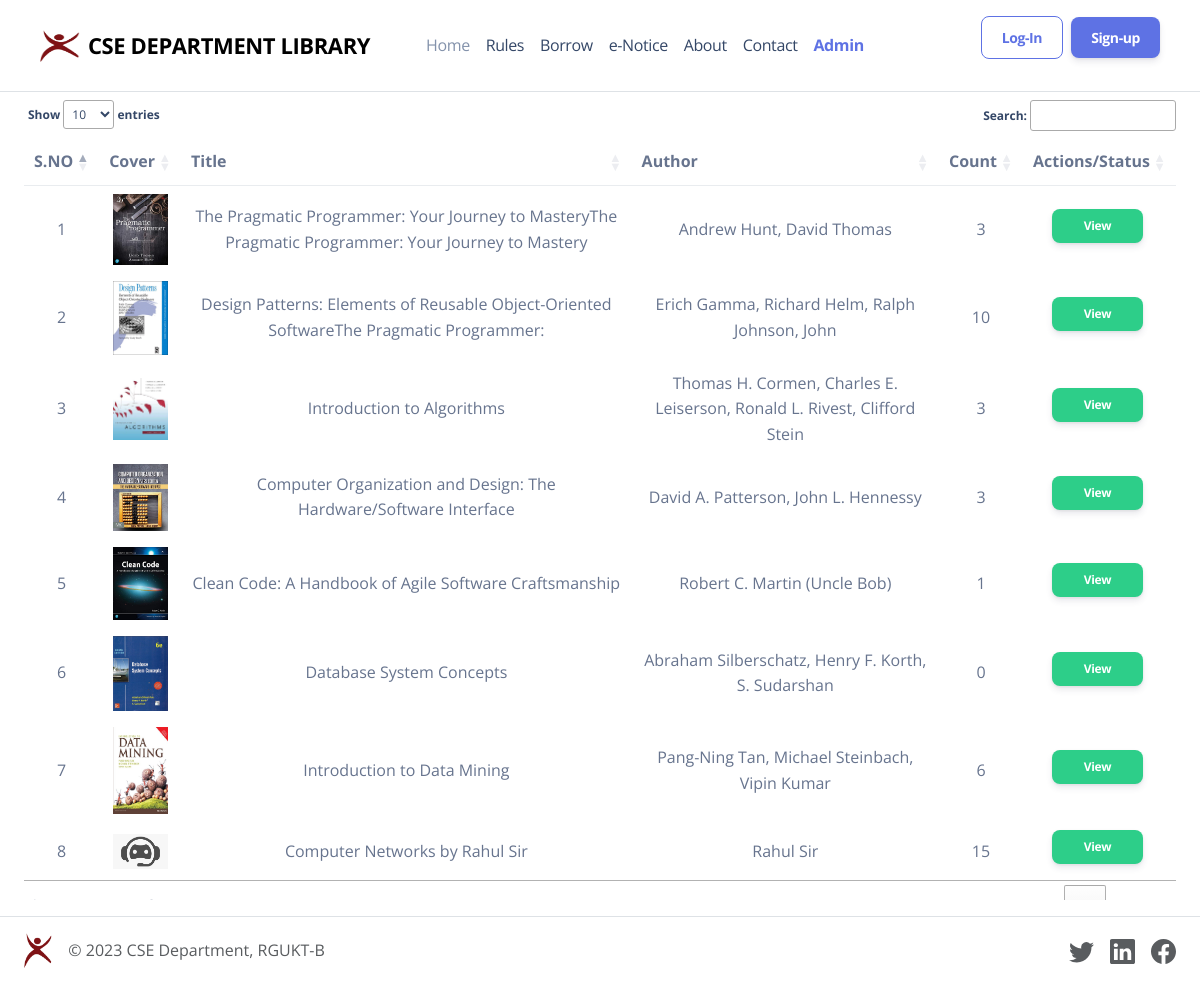
Screenshot of /explore.php with the database file from the repository.
### tables this page shows
CREATE TABLE `books_db` (
  `book_id` int(11) NOT NULL,
  `book_title` text NOT NULL,
  `book_desc` text NOT NULL,
  `book_author` text NOT NULL,
  `book_count` int(11) NOT NULL,
  `dt` datetime NOT NULL DEFAULT current_timestamp()
);

### explore.php (the view, shortened to what this page needs)
<!doctype html>
<html lang="en" id="main">
  <head>
    <link href="https://cdn.jsdelivr.net/npm/bootstrap@5.3.0/dist/css/bootstrap.min.css" rel="stylesheet">
    <link rel="stylesheet" href="//cdn.datatables.net/1.13.4/css/jquery.dataTables.min.css">
  <link href="./admin/assets/css/nucleo-icons.css" rel="stylesheet" />
  <link href="./admin/assets/css/nucleo-svg.css" rel="stylesheet" />
  <link href="./admin/assets/css/nucleo-svg.css" rel="stylesheet" />
  <link id="pagestyle" href="./admin/assets/css/cse-lib.css" rel="stylesheet" />
  </head>
  <body>
    <?php include './components/_header1.php';?>
    <div class="container-fluid table-responsive" style="height:100vh;">
        <table class="table  table-borderless align-items-center text-center" id="querytable">
            <thead >
                <tr>
                <th scope="col" class="">S.NO</th>
                <th scope="col" class="">Cover</th>
                <th scope="col" class="">Title</th>
                <th scope="col" class="">Author</th>
                <th scope="col" class="">Count</th>
                <th scope="col" class="">Actions/Status</th>
                </tr>
            </thead>
            <tbody>
                <?php
                    include './components/_dbconnect.php';
                    $query = "SELECT * FROM `books_db`;";
                    $result = mysqli_query($conn, $query);
                    $numrows = mysqli_num_rows($result);
                    $counter = 0;
                    if($numrows>0){
                        while($row = mysqli_fetch_assoc($result)) {
                            $counter++;
                            echo '<tr>
                                        <td>'.$counter.'</td>
                                        <td><img src="./assets/bookcover/'.$row["book_id"].'.jpg" alt="cover image of book height="55" width="55"></td>
                                        <td>'.$row["book_title"].'</td>
                                        <td>'.$row["book_author"].'</td>
                                        <td>'.$row['book_count'].'</td><td>';
                                        echo '<a type="button" href="viewbook.php?bid=book'.$row['book_id'].'" class="btn btn-success btn-sm mb-2">View</a>&nbsp;';
                                    echo '</td></tr>';
                        }
                    }
                ?>
            </tbody>
        </table>
    </div>
    <?php include './components/_footer.php';?>
  </body>
</html>

### explore.php (style rules this page uses)
.dataTables_wrapper table.dataTable tbody td { white-space: normal; }

### rows the page displays
books_db: shows a picture, book_title "The Pragmatic Programmer: Your Journey to MasteryThe Pragmatic Programmer: Your Journey to Mastery", book_author "Andrew Hunt, David Thomas", book_count "3"
books_db: shows a picture, book_title "Design Patterns: Elements of Reusable Object-Oriented SoftwareThe Pragmatic Programmer:", book_author "Erich Gamma, Richard Helm, Ralph Johnson, John", book_count "10"
books_db: shows a picture, book_title "Introduction to Algorithms", book_author "Thomas H. Cormen, Charles E. Leiserson, Ronald L. Rivest, Clifford Stein", book_count "3"
books_db: shows a picture, book_title "Computer Organization and Design: The Hardware/Software Interface", book_author "David A. Patterson, John L. Hennessy", book_count "3"
books_db: shows a picture, book_title "Clean Code: A Handbook of Agile Software Craftsmanship", book_author "Robert C. Martin (Uncle Bob)", book_count "1"
books_db: shows a picture, book_title "Database System Concepts", book_author "Abraham Silberschatz, Henry F. Korth, S. Sudarshan", book_count "0"
books_db: shows a picture, book_title "Introduction to Data Mining", book_author "Pang-Ning Tan, Michael Steinbach, Vipin Kumar", book_count "6"
books_db: shows a picture, book_title "Computer Networks by Rahul Sir", book_author "Rahul Sir", book_count "15"
